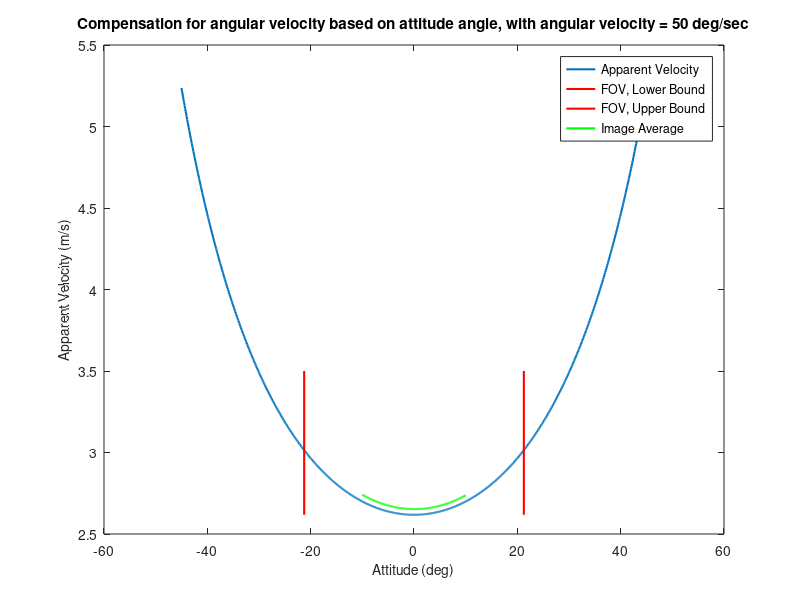

MATLAB code for this plot:
theta = -45:0.1:45;%(30+22.52/2);
w = theta.*pi./180;
wAtt = 50;
v = 3*wAtt*pi/180*sec(w).^2; %height*(rad/s)*sec(pitch)^2
avg_v = mean(v(abs(theta)<(10+22.52/2)));

figure(1)
plot(theta,v,'LineWidth',1.5)
hold on
plot([10+22.52/2,10+22.52/2],[min(v) 3.5],'r','LineWidth',1.5)
plot([-10-22.52/2,-10-22.52/2],[min(v) 3.5],'r','LineWidth',1.5)
hold off
title(['Compensation for angular velocity based on attitude angle, with angular velocity = ',num2str(wAtt),' deg/sec'],'FontSize',11)
xlabel('Attitude (deg)','FontSize',10)
ylabel('Apparent Velocity (m/s)','FontSize',10)

%take average over image view
theta2 = -10:0.1:10;
indexStart = 450-100;
indexEnd = 450+100;
extent = 22.52/2;
bound = round(22.52/2/0.1);
new_avg = zeros(1,length(theta2));
for i=1:length(theta2)
    new_avg(i) = mean(v(indexStart-bound+i-1:indexStart+bound+i-1));
end
avg_v2 = mean(new_avg(abs(theta2)<(10)));

figure(1)
hold on
plot(theta2,new_avg,'g','LineWidth',1.5)
%plot([-15 15],[avg_v2 avg_v2],'k')
hold off
legend('Apparent Velocity','FOV, Lower Bound','FOV, Upper Bound','Image Average')

